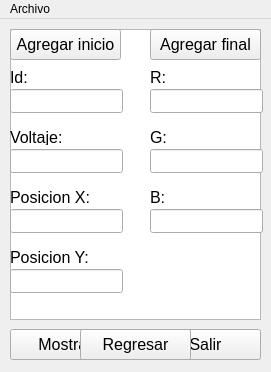
<?xml version="1.0" encoding="UTF-8"?>
<ui version="4.0">
 <class>MainWindow</class>
 <widget class="QMainWindow" name="MainWindow">
  <property name="geometry">
   <rect>
    <x>0</x>
    <y>0</y>
    <width>271</width>
    <height>372</height>
   </rect>
  </property>
  <property name="windowTitle">
   <string>MainWindow</string>
  </property>
  <widget class="QWidget" name="centralwidget">
   <widget class="QPlainTextEdit" name="plainTextEdit">
    <property name="geometry">
     <rect>
      <x>10</x>
      <y>10</y>
      <width>251</width>
      <height>291</height>
     </rect>
    </property>
   </widget>
   <widget class="QLabel" name="label_3">
    <property name="geometry">
     <rect>
      <x>10</x>
      <y>170</y>
      <width>91</width>
      <height>16</height>
     </rect>
    </property>
    <property name="font">
     <font>
      <pointsize>12</pointsize>
     </font>
    </property>
    <property name="text">
     <string>Posicion X:</string>
    </property>
   </widget>
   <widget class="QLineEdit" name="form_id">
    <property name="geometry">
     <rect>
      <x>10</x>
      <y>70</y>
      <width>113</width>
      <height>24</height>
     </rect>
    </property>
    <property name="font">
     <font>
      <pointsize>12</pointsize>
     </font>
    </property>
   </widget>
   <widget class="QLineEdit" name="form_blue">
    <property name="geometry">
     <rect>
      <x>150</x>
      <y>190</y>
      <width>113</width>
      <height>24</height>
     </rect>
    </property>
    <property name="font">
     <font>
      <pointsize>12</pointsize>
     </font>
    </property>
   </widget>
   <widget class="QLabel" name="label">
    <property name="geometry">
     <rect>
      <x>10</x>
      <y>50</y>
      <width>49</width>
      <height>16</height>
     </rect>
    </property>
    <property name="font">
     <font>
      <pointsize>12</pointsize>
     </font>
    </property>
    <property name="text">
     <string>Id:</string>
    </property>
   </widget>
   <widget class="QPushButton" name="pushButton_3">
    <property name="enabled">
     <bool>true</bool>
    </property>
    <property name="geometry">
     <rect>
      <x>10</x>
      <y>310</y>
      <width>111</width>
      <height>31</height>
     </rect>
    </property>
    <property name="font">
     <font>
      <pointsize>12</pointsize>
     </font>
    </property>
    <property name="text">
     <string>Mostrar</string>
    </property>
   </widget>
   <widget class="QLabel" name="label_5">
    <property name="geometry">
     <rect>
      <x>150</x>
      <y>50</y>
      <width>49</width>
      <height>16</height>
     </rect>
    </property>
    <property name="font">
     <font>
      <pointsize>12</pointsize>
     </font>
    </property>
    <property name="text">
     <string>R:</string>
    </property>
   </widget>
   <widget class="QLabel" name="label_2">
    <property name="geometry">
     <rect>
      <x>10</x>
      <y>110</y>
      <width>61</width>
      <height>16</height>
     </rect>
    </property>
    <property name="font">
     <font>
      <pointsize>12</pointsize>
     </font>
    </property>
    <property name="text">
     <string>Voltaje:</string>
    </property>
   </widget>
   <widget class="QPushButton" name="pushButton_2">
    <property name="geometry">
     <rect>
      <x>150</x>
      <y>10</y>
      <width>111</width>
      <height>31</height>
     </rect>
    </property>
    <property name="font">
     <font>
      <pointsize>12</pointsize>
     </font>
    </property>
    <property name="text">
     <string>Agregar final</string>
    </property>
   </widget>
   <widget class="QPushButton" name="pushButton_4">
    <property name="geometry">
     <rect>
      <x>150</x>
      <y>310</y>
      <width>111</width>
      <height>31</height>
     </rect>
    </property>
    <property name="font">
     <font>
      <pointsize>12</pointsize>
     </font>
    </property>
    <property name="text">
     <string>Salir</string>
    </property>
   </widget>
   <widget class="QLabel" name="label_6">
    <property name="geometry">
     <rect>
      <x>150</x>
      <y>110</y>
      <width>49</width>
      <height>16</height>
     </rect>
    </property>
    <property name="font">
     <font>
      <pointsize>12</pointsize>
     </font>
    </property>
    <property name="text">
     <string>G:</string>
    </property>
   </widget>
   <widget class="QLineEdit" name="form_y">
    <property name="geometry">
     <rect>
      <x>10</x>
      <y>250</y>
      <width>113</width>
      <height>24</height>
     </rect>
    </property>
    <property name="font">
     <font>
      <pointsize>12</pointsize>
     </font>
    </property>
   </widget>
   <widget class="QLineEdit" name="form_red">
    <property name="geometry">
     <rect>
      <x>150</x>
      <y>70</y>
      <width>113</width>
      <height>24</height>
     </rect>
    </property>
    <property name="font">
     <font>
      <pointsize>12</pointsize>
     </font>
    </property>
   </widget>
   <widget class="QLineEdit" name="form_x">
    <property name="geometry">
     <rect>
      <x>10</x>
      <y>190</y>
      <width>113</width>
      <height>24</height>
     </rect>
    </property>
    <property name="font">
     <font>
      <pointsize>12</pointsize>
     </font>
    </property>
   </widget>
   <widget class="QPushButton" name="pushButton">
    <property name="geometry">
     <rect>
      <x>10</x>
      <y>10</y>
      <width>111</width>
      <height>31</height>
     </rect>
    </property>
    <property name="font">
     <font>
      <pointsize>12</pointsize>
     </font>
    </property>
    <property name="text">
     <string>Agregar inicio</string>
    </property>
   </widget>
   <widget class="QLabel" name="label_4">
    <property name="geometry">
     <rect>
      <x>10</x>
      <y>230</y>
      <width>81</width>
      <height>16</height>
     </rect>
    </property>
    <property name="font">
     <font>
      <pointsize>12</pointsize>
     </font>
    </property>
    <property name="text">
     <string>Posicion Y:</string>
    </property>
   </widget>
   <widget class="QLineEdit" name="form_green">
    <property name="geometry">
     <rect>
      <x>150</x>
      <y>130</y>
      <width>113</width>
      <height>24</height>
     </rect>
    </property>
    <property name="font">
     <font>
      <pointsize>12</pointsize>
     </font>
    </property>
   </widget>
   <widget class="QPushButton" name="pushButton_5">
    <property name="geometry">
     <rect>
      <x>80</x>
      <y>310</y>
      <width>111</width>
      <height>31</height>
     </rect>
    </property>
    <property name="font">
     <font>
      <pointsize>12</pointsize>
     </font>
    </property>
    <property name="text">
     <string>Regresar</string>
    </property>
   </widget>
   <widget class="QLabel" name="label_7">
    <property name="geometry">
     <rect>
      <x>150</x>
      <y>170</y>
      <width>49</width>
      <height>16</height>
     </rect>
    </property>
    <property name="font">
     <font>
      <pointsize>12</pointsize>
     </font>
    </property>
    <property name="text">
     <string>B:</string>
    </property>
   </widget>
   <widget class="QLineEdit" name="form_voltaje">
    <property name="geometry">
     <rect>
      <x>10</x>
      <y>130</y>
      <width>113</width>
      <height>24</height>
     </rect>
    </property>
    <property name="font">
     <font>
      <pointsize>12</pointsize>
     </font>
    </property>
   </widget>
  </widget>
  <widget class="QMenuBar" name="menubar">
   <property name="geometry">
    <rect>
     <x>0</x>
     <y>0</y>
     <width>271</width>
     <height>21</height>
    </rect>
   </property>
   <widget class="QMenu" name="menuArchivo">
    <property name="title">
     <string>Archivo</string>
    </property>
    <addaction name="actionGuardar"/>
    <addaction name="actionCargar"/>
   </widget>
   <addaction name="menuArchivo"/>
  </widget>
  <action name="actionGuardar">
   <property name="text">
    <string>Guardar</string>
   </property>
  </action>
  <action name="actionCargar">
   <property name="text">
    <string>Cargar</string>
   </property>
  </action>
 </widget>
 <resources/>
 <connections/>
</ui>
